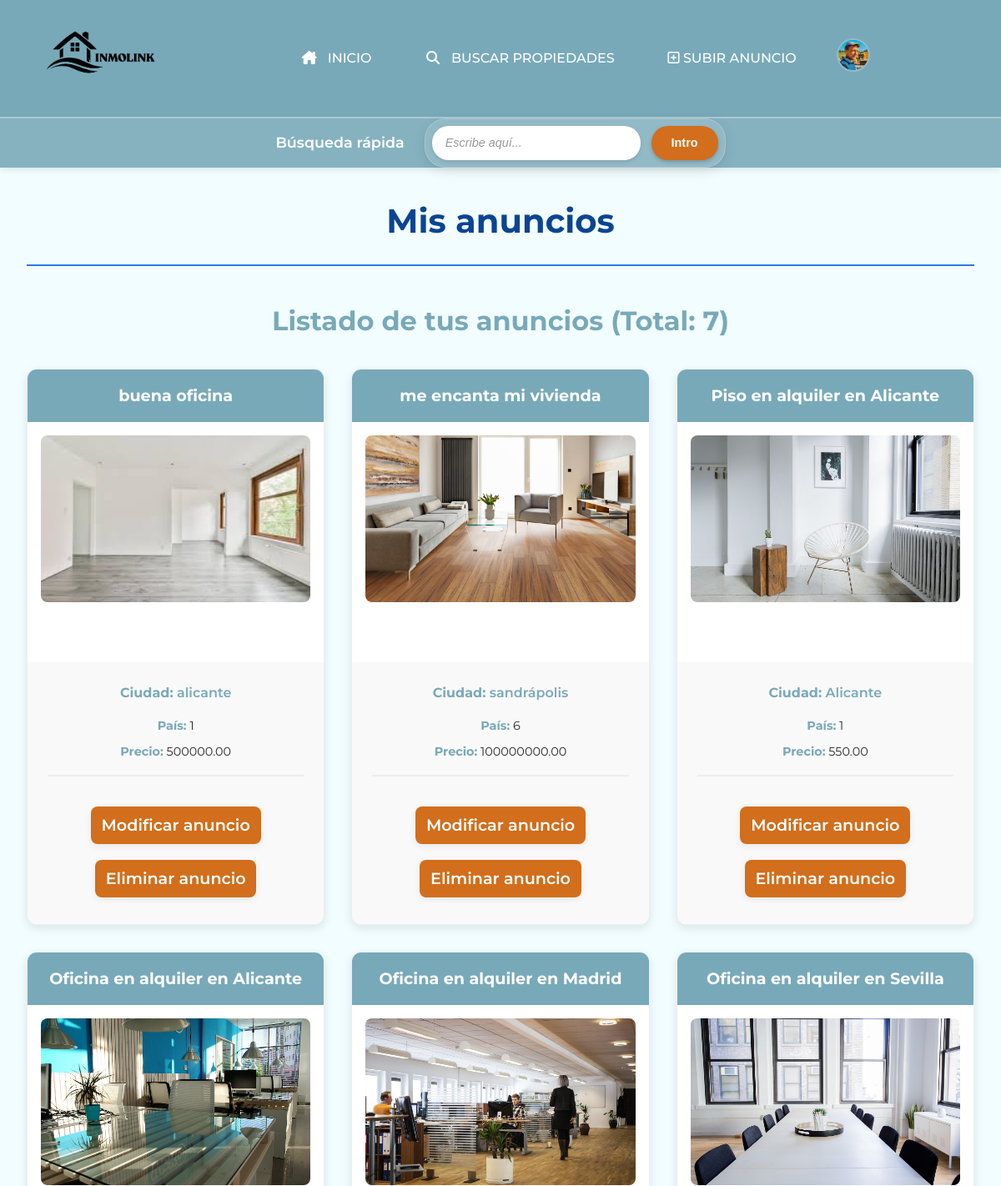
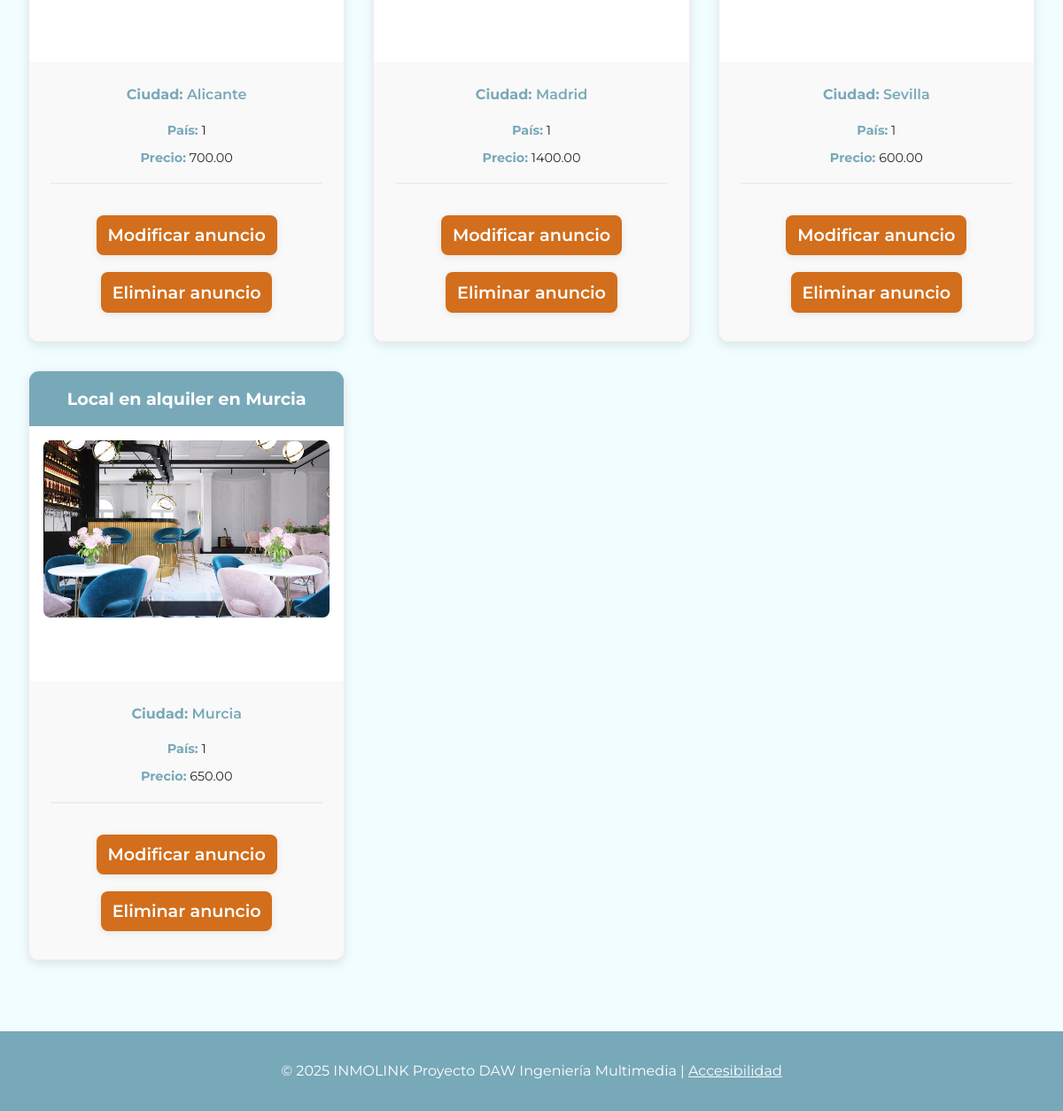
The app's page /mis_anuncios.php (signed in) with its own data (2 pictures, top to bottom).
### tables this page shows
CREATE TABLE `anuncios` (
  `IdAnuncio` int(11) NOT NULL,
  `TAnuncio` smallint(5) UNSIGNED DEFAULT NULL,
  `TVivienda` smallint(5) UNSIGNED DEFAULT NULL,
  `FPrincipal` varchar(255) DEFAULT NULL,
  `Alternativo` varchar(255) NOT NULL,
  `Titulo` varchar(255) DEFAULT NULL,
  `Precio` decimal(12,2) DEFAULT NULL,
  `Texto` text DEFAULT NULL,
  `Ciudad` varchar(255) DEFAULT NULL,
  `Pais` int(11) DEFAULT NULL,
  `Superficie` decimal(10,2) DEFAULT NULL,
  `NHabitaciones` int(11) DEFAULT NULL,
  `NBanyos` int(11) DEFAULT NULL,
  `Planta` int(11) DEFAULT NULL,
  `Anyo` int(11) DEFAULT NULL,
  `FRegistro` datetime NOT NULL DEFAULT current_timestamp(),
  `Usuario` int(11) DEFAULT NULL
);

### mis_anuncios.php (the view, shortened to what this page needs)
<?php
require_once __DIR__ . '/includes/cabecera.php';
$usuario_id = $_SESSION['usuario_id'];
$db = get_db();
$sql = "SELECT IdAnuncio, Titulo, Ciudad, Pais, Precio, FPrincipal
        FROM anuncios
        WHERE Usuario = ?
        ORDER BY FRegistro DESC";
$stmt = $db->prepare($sql);
$stmt->bind_param('i', $usuario_id);
$stmt->execute();
$result = $stmt->get_result();
$mis_anuncios = [];
while ($row = $result->fetch_assoc()) {
    $mis_anuncios[] = $row;
}
$total_anuncios = count($mis_anuncios);
?>
<main>
    <section>
        <h1>Mis anuncios</h1>
        <h2>Listado de tus anuncios (Total: <?= $total_anuncios ?>)</h2>
    </section>
    <?php if ($total_anuncios === 0): ?>
        <p>No tienes anuncios publicados.</p>
    <?php else: ?>
        <ul class="lista-anuncios">
            <?php foreach ($mis_anuncios as $anuncio): ?>
                <li>
                    <article class="anuncio-item">
                        <h3><?= htmlspecialchars($anuncio['Titulo'], ENT_QUOTES) ?></h3>
                        <a href="/daw/ver_anuncio?id=<?= (int)$anuncio['IdAnuncio'] ?>">
                            <img src="<?= !empty($anuncio['FPrincipal']) ? htmlspecialchars($anuncio['FPrincipal'], ENT_QUOTES) : 'img/noimage.png' ?>"
                                 alt="<?= htmlspecialchars($anuncio['Titulo'], ENT_QUOTES) ?>" width="200">
                        </a>
                        <footer>
                            <p><strong>Ciudad:</strong> <?= htmlspecialchars($anuncio['Ciudad'], ENT_QUOTES) ?></p>
                            <p><strong>País:</strong> <?= htmlspecialchars($anuncio['Pais'], ENT_QUOTES) ?></p>
                            <p><strong>Precio:</strong> <?= htmlspecialchars($anuncio['Precio'], ENT_QUOTES) ?></p>
                            <p>
                                <a class="boton-enlace" href="/daw/modificar_anuncio.php?id=<?= (int)$anuncio['IdAnuncio'] ?>">Modificar anuncio</a><br>
                                <a class="boton-enlace" href="/daw/eliminar_anuncio.php?id=<?= (int)$anuncio['IdAnuncio'] ?>">Eliminar anuncio</a>
                            </p>
                        </footer>
                    </article>
                </li>
            <?php endforeach; ?>
        </ul>
    <?php endif; ?>
</main>
<?php require_once __DIR__ . '/includes/pie.php'; ?>

### css/inmolink.css (style rules this page uses)
main > ul { list-style: none; display: grid; grid-template-columns: repeat(auto-fit, minmax(280px, 1fr)); gap: 2rem; margin-top: 2rem; }
article { background-color: #fff; border-radius: 12px; box-shadow: 0 4px 12px rgba(0,0,0,0.1); overflow: hidden; transition: var(--transicion); border: 1px solid #eee; }
article h3 { background-color: var(--color-secundario); color: #fff; padding: 1rem; margin: 0; font-size: 1.2rem; text-align: center; }
article a { display: block; padding: 1rem; text-align: center; }
article img { width: 100%; height: 200px; object-fit: cover; border-radius: 8px; transition: var(--transicion); }
article footer { padding: 1.5rem; background-color: #f9f9f9; }
article footer p { margin-bottom: 0.5rem; font-size: 0.9rem; }
article footer p:first-child { font-size: 1rem; color: var(--color-secundario); font-weight: 600; margin-bottom: 1rem; }
article footer p strong { color: var(--color-secundario); }
article footer p:last-child { font-size: 1.2rem; font-weight: 700; color: var(--color-primario); text-align: center; margin-top: 1rem; padding-top: 1rem; border-top: 2px solid #eee; }
.boton-enlace { background: var(--color-primario); color: #fff; padding: 0.45rem 0.8rem; border-radius: 8px; text-decoration: none; display: inline-block; font-weight: 600; }
body { overflow-x: hidden; }

### css/noche.css (style rules this page uses)
html { filter: invert(1) hue-rotate(180deg); background-color: #111; }
img, video, iframe, svg { filter: invert(1) hue-rotate(180deg); }

### css/alto_contraste.css (style rules this page uses)
:root { --color-primario: #fead0a; --color-secundario: #004080; --color-acento: #ffea00; --color-texto: #000000; --color-fondo: #e6d257; --color-footer-bg: #002b5c; --color-footer-texto: #ffe62d; --color-mensaje-fondo: #f2f2f2; --color-mensaje-texto: #000000; --color-mensaje-borde: #000000; }

### css/texto_grande.css (style rules this page uses)
p, li, dd { margin-bottom: 0.8em; }
a { text-decoration: underline; text-underline-offset: 0.2em; text-decoration-thickness: 2px; }
:where(a, button, input, select, textarea, summary, [tabindex]) :focus-visible { outline: 3px solid var(--color-secundario); outline-offset: 3px; }
:where(a, button, input[type="button"], input[type="submit"], input[type="reset"], .boton-enlace) { min-height: 44px; min-width: 44px; }
.boton-enlace { font-size: 1.1em; padding: 0.9em 1.6em; }
article h3 { font-size: 1.4rem; }
article footer p { font-size: 1rem; }
main { padding: 2.2rem; }
main > ul { gap: 2.2rem; }

### css/texto_grande_dislexia.css (style rules this page uses)
body { font-family: 'OpenDyslexic', system-ui, -apple-system, Segoe UI, Roboto, Arial, sans-serif; line-height: 1.8; }

### css/variables.css (style rules this page uses)
:root { --color-primario: #d26e1c; --color-secundario: #78a9b9; --color-terciario: #39c1da; --color-texto: #2a2a2a; --color-fondo: #f2fdff; --color-footer-bg: #78a9b9; --color-footer-texto: #ffffff; --transicion: all 0.3s ease; --color-mensaje-fondo: #f9f9f9; --color-mensaje-texto: #333; --color-mensaje-borde: #d26e1c; }

### css/base.css (style rules this page uses)
* { box-sizing: border-box; margin: 0; padding: 0; }
body { font-family: 'Montserrat', sans-serif; background-color: var(--color-fondo); color: var(--color-texto); line-height: 1.6; }
a { text-decoration: none; color: inherit; }
.boton-enlace { display: inline-block; background: var(--color-secundario); color: #fff; padding: 0.7em 1.5em; border-radius: 25px; font-weight: 600; text-align: center; text-decoration: none; box-shadow: 0 2px 8px rgba(0,0,0,0.08); transition: background 0.2s, color 0.2s, transform 0.2s; margin-top: 1em; }

### css/header_footer.css (style rules this page uses)
footer { background-color: var(--color-footer-bg); color: var(--color-footer-texto); text-align: center; padding: 2rem 0; margin-top: 3rem; }
footer p { margin: 0; }
footer a { color: var(--color-footer-texto); transition: var(--transicion); text-decoration: underline; }

### records on screen
anuncios: Titulo "buena oficina", FPrincipal (picture), Ciudad "alicante", Pais "1", Precio "500000.00"
anuncios: Titulo "me encanta mi vivienda", FPrincipal (picture), Ciudad "sandrápolis", Pais "6", Precio "100000000.00"
anuncios: Titulo "Piso en alquiler en Alicante", FPrincipal (picture), Ciudad "Alicante", Pais "1", Precio "550.00"
anuncios: Titulo "Oficina en alquiler en Alicante", FPrincipal (picture), Ciudad "Alicante", Pais "1", Precio "700.00"
anuncios: Titulo "Oficina en alquiler en Madrid", FPrincipal (picture), Ciudad "Madrid", Pais "1", Precio "1400.00"
anuncios: Titulo "Oficina en alquiler en Sevilla", FPrincipal (picture), Ciudad "Sevilla", Pais "1", Precio "600.00"
anuncios: Titulo "Local en alquiler en Murcia", FPrincipal (picture), Ciudad "Murcia", Pais "1", Precio "650.00"

### other values on screen
$total_anuncios "7"
